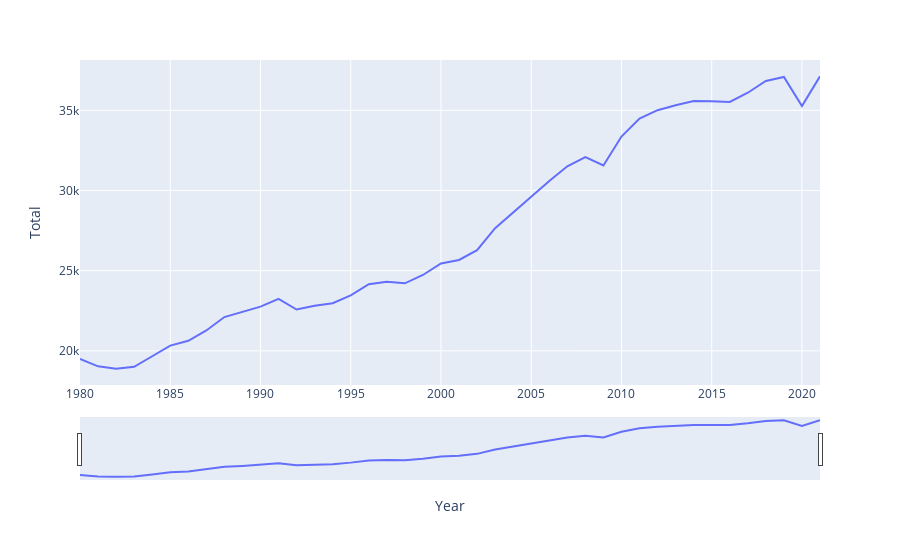

Notebook code for this chart:
### Code cell
#  plot to see total emission versus year for 'global'
fig_glob = px.line(df_glob, x="Year", y="Total")
fig_glob.update_xaxes(rangeslider_visible=True)
fig_glob.show()

### Figure 1 — Plotly figure (JSON) as saved in the notebook; plotly's stock layout.template omitted (floating-point values rounded to 4 significant figures)
{"data": [{"hovertemplate": "Year=%{x}<br>Total=%{y}<extra></extra>", "legendgroup": "", "line": {"color": "#636efa", "dash": "solid"}, "marker": {"symbol": "circle"}, "mode": "lines", "name": "", "orientation": "v", "showlegend": false, "type": "scatter", "x": [1980, 1981, 1982, 1983, 1984, 1985, 1986, 1987, 1988, 1989, 1990, 1991, 1992, 1993, 1994, 1995, 1996, 1997, 1998, 1999, 2000, 2001, 2002, 2003, 2004, 2005, 2006, 2007, 2008, 2009, 2010, 2011, 2012, 2013, 2014, 2015, 2016, 2017, 2018, 2019, 2020, 2021], "xaxis": "x", "y": [19500.0, 19040.0, 18880.0, 19010.0, 19660.0, 20330.0, 20630.0, 21270.0, 22110.0, 22410.0, 22760.0, 23240.0, 22580.0, 22810.0, 22970.0, 23460.0, 24160.0, 24300.0, 24210.0, 24730.0, 25450.0, 25670.0, 26280.0, 27650.0, 28640.0, 29610.0, 30590.0, 31510.0, 32090.0, 31560.0, 33360.0, 34490.0, 35010.0, 35320.0, 35580.0, 35560.0, 35520.0, 36100.0, 36830.0, 37080.0, 35260.0, 37120.0], "yaxis": "y"}], "layout": {"legend": {"tracegroupgap": 0}, "margin": {"t": 60}, "xaxis": {"anchor": "y", "domain": [0, 1], "rangeslider": {"visible": true}, "title": {"text": "Year"}}, "yaxis": {"anchor": "x", "domain": [0, 1], "title": {"text": "Total"}}}}
